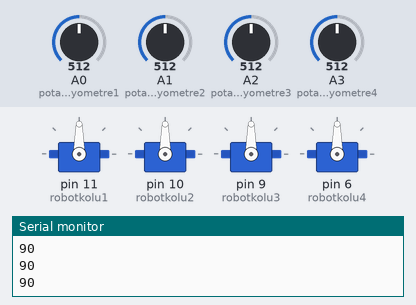
Recording of a sketch running on a simulated Arduino Uno, built with avr-gcc and run on an emulated ATmega328P. Shown: 4 × servo, the last lines printed to the serial monitor. The test bench sets the inputs (shaded band); at power-on: A0 (potansiyometre1) = 512, A1 (potansiyometre2) = 512, A2 (potansiyometre3) = 512, A3 (potansiyometre4) = 512.

Above: at 1.2 s.
1.3 s: A0 (potansiyometre1) set to 716
At 2.3 s:
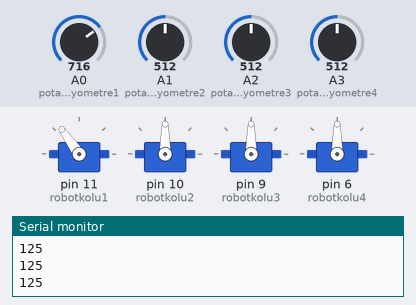
2.8 s: A1 (potansiyometre2) set to 716
At 3.3 s:
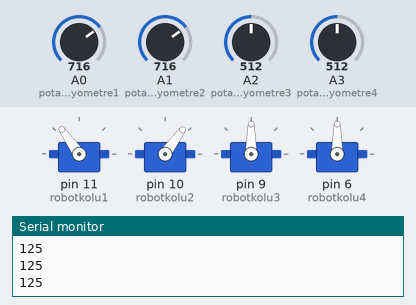
4.3 s: A2 (potansiyometre3) set to 716
At 5.5 s:
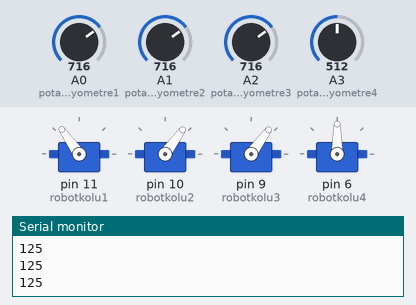
5.8 s: A3 (potansiyometre4) set to 716
At 6.6 s:
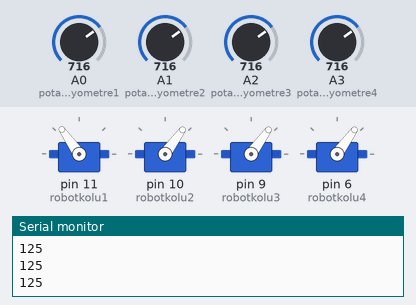
7.3 s: A0 (potansiyometre1) set to 992
At 8.1 s:
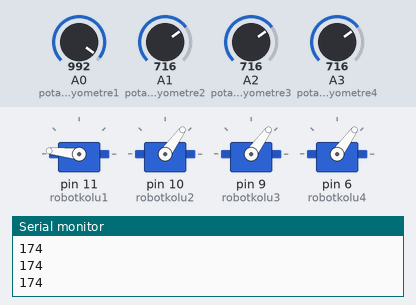
8.8 s: A1 (potansiyometre2) set to 992
At 10.1 s:
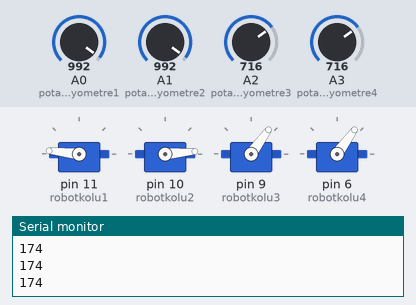
Timing chart, 0 to 11.3 s (numbered marks = the images above; inputs shaded):
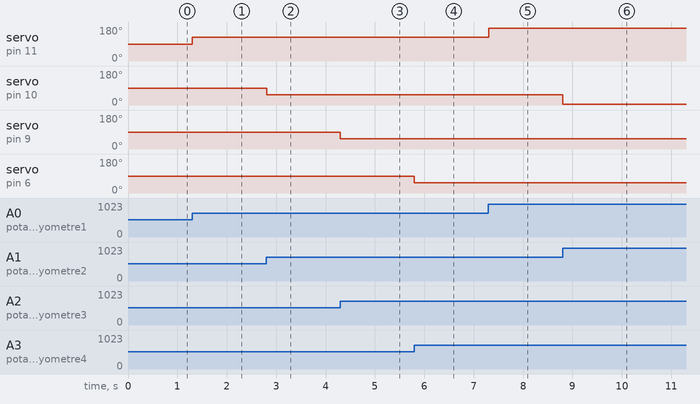

Measured:
- after the input at 1.3 s, servo on pin 11 (robotkolu1): 90° → 125° at once
- after the input at 2.8 s, servo on pin 10 (robotkolu2): 90° → 54° at once
- after the input at 4.3 s, servo on pin 9 (robotkolu3): 90° → 54° at once
- after the input at 5.8 s, servo on pin 6 (robotkolu4): 90° → 54° at once
- after the input at 7.3 s, servo on pin 11 (robotkolu1): 125° → 174° at once
- after the input at 8.8 s, servo on pin 10 (robotkolu2): 54° → 5° at once

The sketch:

servo-robot.ino
```cpp
#include <Servo.h>

Servo robotkolu1;
Servo robotkolu2;
Servo robotkolu3;
Servo robotkolu4;
int potansiyometre1 = A0;
int potansiyometre2 = A1;
int potansiyometre3 = A2;
int potansiyometre4 = A3;
int deger1;
int deger2;
int deger3;
int deger4;
void setup()
{
robotkolu1.attach(11);
robotkolu2.attach(10);
robotkolu3.attach(9);
robotkolu4.attach(6);
Serial.begin(9600);
}
void loop() {
{
deger1 = analogRead(potansiyometre1);
deger1 = map(deger1, 0, 1024, 0, 180);
robotkolu1.write(deger1);
Serial.println(deger1);


deger2 = analogRead(potansiyometre2);
deger2 = map(deger2, 1024, 0, 0, 180);
robotkolu2.write(deger2);


deger3 = analogRead(potansiyometre3);
deger3 = map(deger3, 1024, 0, 0, 180);
robotkolu3.write(deger3);

deger4 = analogRead(potansiyometre4);
deger4 = map(deger4, 1024, 0, 0, 180);
robotkolu4.write(deger4);
delay(1);
}
}
```
